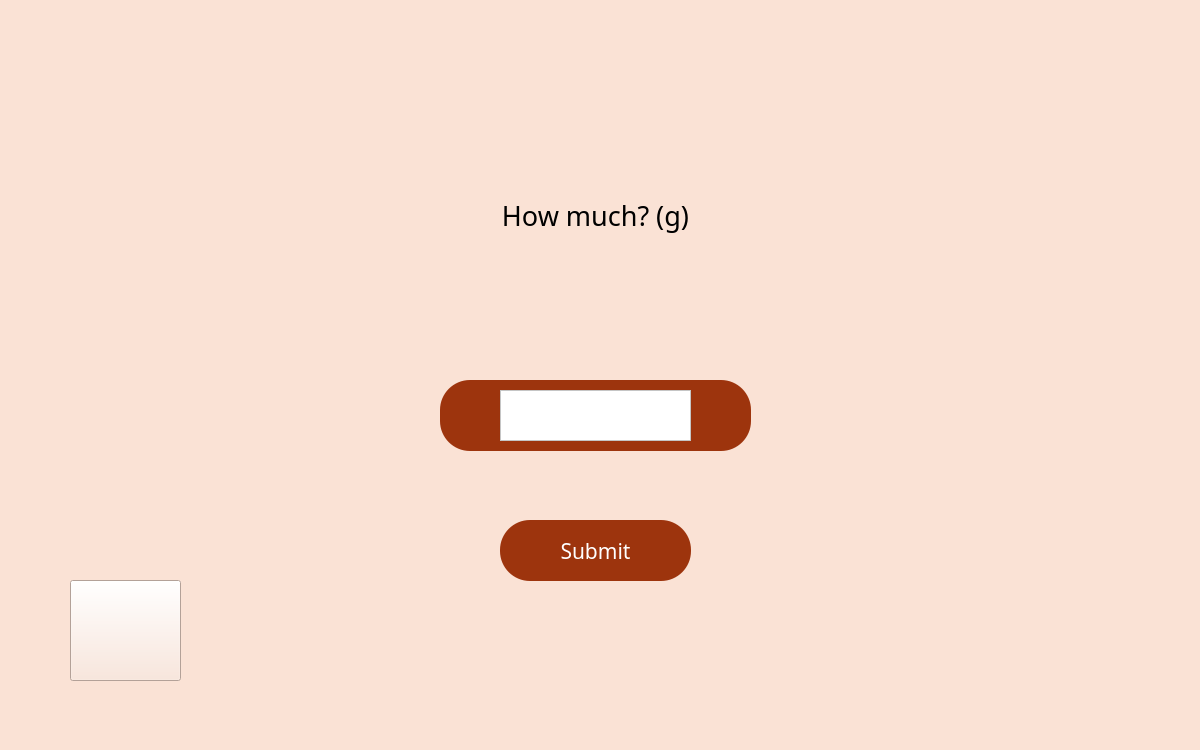
<?xml version="1.0" encoding="UTF-8"?>
<ui version="4.0">
 <class>MainWindow</class>
 <widget class="QMainWindow" name="MainWindow">
  <property name="geometry">
   <rect>
    <x>0</x>
    <y>0</y>
    <width>1200</width>
    <height>750</height>
   </rect>
  </property>
  <property name="windowTitle">
   <string>MainWindow</string>
  </property>
  <property name="styleSheet">
   <string notr="true">background-color: rgb(250, 226, 213);</string>
  </property>
  <widget class="QWidget" name="centralwidget">
   <widget class="QLabel" name="label">
    <property name="geometry">
     <rect>
      <x>10</x>
      <y>0</y>
      <width>331</width>
      <height>131</height>
     </rect>
    </property>
    <property name="styleSheet">
     <string notr="true">border-image: url(:/images/logo.png);</string>
    </property>
    <property name="text">
     <string/>
    </property>
   </widget>
   <widget class="QPushButton" name="pushButton_2">
    <property name="geometry">
     <rect>
      <x>440</x>
      <y>380</y>
      <width>311</width>
      <height>71</height>
     </rect>
    </property>
    <property name="font">
     <font>
      <pointsize>40</pointsize>
     </font>
    </property>
    <property name="styleSheet">
     <string notr="true">border-radius: 30px;
background-color: rgb(157,52,13);
color:rgb(255,255,255);</string>
    </property>
    <property name="text">
     <string/>
    </property>
   </widget>
   <widget class="QLabel" name="label_2">
    <property name="geometry">
     <rect>
      <x>380</x>
      <y>170</y>
      <width>431</width>
      <height>91</height>
     </rect>
    </property>
    <property name="font">
     <font>
      <family>더잠실 4 Medium</family>
      <pointsize>20</pointsize>
     </font>
    </property>
    <property name="text">
     <string>How much? (g)</string>
    </property>
    <property name="alignment">
     <set>Qt::AlignCenter</set>
    </property>
   </widget>
   <widget class="QTextEdit" name="text_g">
    <property name="geometry">
     <rect>
      <x>500</x>
      <y>390</y>
      <width>191</width>
      <height>51</height>
     </rect>
    </property>
    <property name="font">
     <font>
      <family>더잠실 2 Light</family>
      <pointsize>16</pointsize>
     </font>
    </property>
    <property name="styleSheet">
     <string notr="true">background-color: rgb(255, 255, 255);</string>
    </property>
    <property name="verticalScrollBarPolicy">
     <enum>Qt::ScrollBarAlwaysOff</enum>
    </property>
    <property name="horizontalScrollBarPolicy">
     <enum>Qt::ScrollBarAlwaysOff</enum>
    </property>
    <property name="html">
     <string>&lt;!DOCTYPE HTML PUBLIC &quot;-//W3C//DTD HTML 4.0//EN&quot; &quot;http://www.w3.org/TR/REC-html40/strict.dtd&quot;&gt;
&lt;html&gt;&lt;head&gt;&lt;meta name=&quot;qrichtext&quot; content=&quot;1&quot; /&gt;&lt;style type=&quot;text/css&quot;&gt;
p, li { white-space: pre-wrap; }
&lt;/style&gt;&lt;/head&gt;&lt;body style=&quot; font-family:'더잠실 2 Light'; font-size:16pt; font-weight:400; font-style:normal;&quot;&gt;
&lt;p align=&quot;center&quot; style=&quot;-qt-paragraph-type:empty; margin-top:0px; margin-bottom:0px; margin-left:0px; margin-right:0px; -qt-block-indent:0; text-indent:0px; font-family:'Gulim'; font-size:36pt;&quot;&gt;&lt;br /&gt;&lt;/p&gt;&lt;/body&gt;&lt;/html&gt;</string>
    </property>
   </widget>
   <widget class="QPushButton" name="button_back">
    <property name="geometry">
     <rect>
      <x>70</x>
      <y>580</y>
      <width>111</width>
      <height>101</height>
     </rect>
    </property>
    <property name="styleSheet">
     <string notr="true">border-image: url(:/images/arrow.png);</string>
    </property>
    <property name="text">
     <string/>
    </property>
   </widget>
   <widget class="QPushButton" name="button_submitG">
    <property name="geometry">
     <rect>
      <x>500</x>
      <y>520</y>
      <width>191</width>
      <height>61</height>
     </rect>
    </property>
    <property name="font">
     <font>
      <family>더잠실 2 Light</family>
      <pointsize>16</pointsize>
     </font>
    </property>
    <property name="styleSheet">
     <string notr="true">border-radius: 30px;
background-color: rgb(157,52,13);
color:rgb(255,255,255);</string>
    </property>
    <property name="text">
     <string>Submit</string>
    </property>
   </widget>
  </widget>
  <widget class="QMenuBar" name="menubar">
   <property name="geometry">
    <rect>
     <x>0</x>
     <y>0</y>
     <width>1200</width>
     <height>38</height>
    </rect>
   </property>
  </widget>
  <widget class="QStatusBar" name="statusbar"/>
 </widget>
 <resources>
  <include location="Resource_1.qrc"/>
 </resources>
 <connections/>
</ui>
